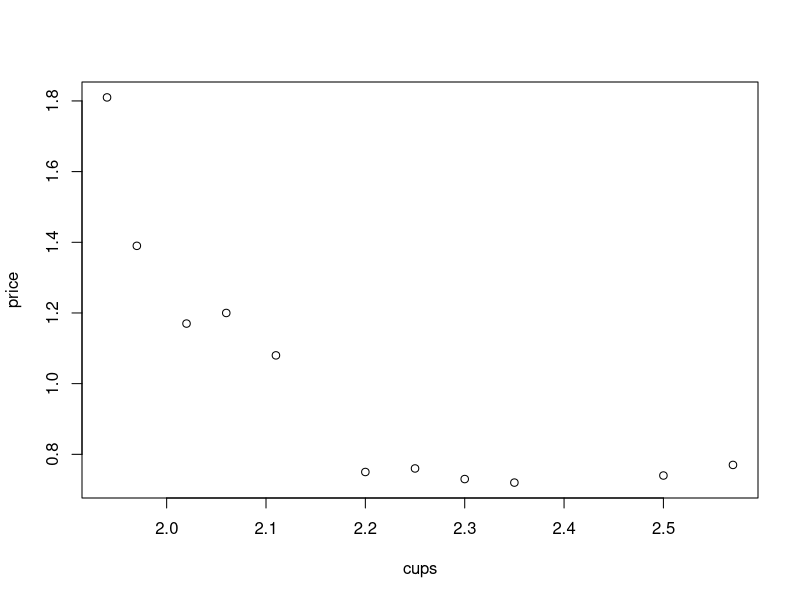

The R script that drew this image:
 #Exemplo 7.2 Gujarati. 1970/1980 (EUA)
 cups <- c(2.57, 2.5, 2.35, 2.3, 2.25, 2.2, 2.11, 1.94, 1.97, 2.06, 2.02)
 price <- c(0.77, 0.74, 0.72, 0.73, 0.76, 0.75, 1.08, 1.81, 1.39, 1.2, 1.17)
 Y_matrix <- matrix(data = cups, nrow = 11, ncol = 1, byrow = FALSE)
 intercept <- c(1, 1, 1, 1, 1, 1, 1, 1, 1, 1, 1)
 X_matrix <- cbind(intercept, price)
 XtX <- t(X_matrix) %*% X_matrix
 XtXinv <- solve(XtX)
 XtY <- t(X_matrix) %*% Y_matrix
 Betas <- XtXinv %*% XtY
 Betas
 plot(cups, price)